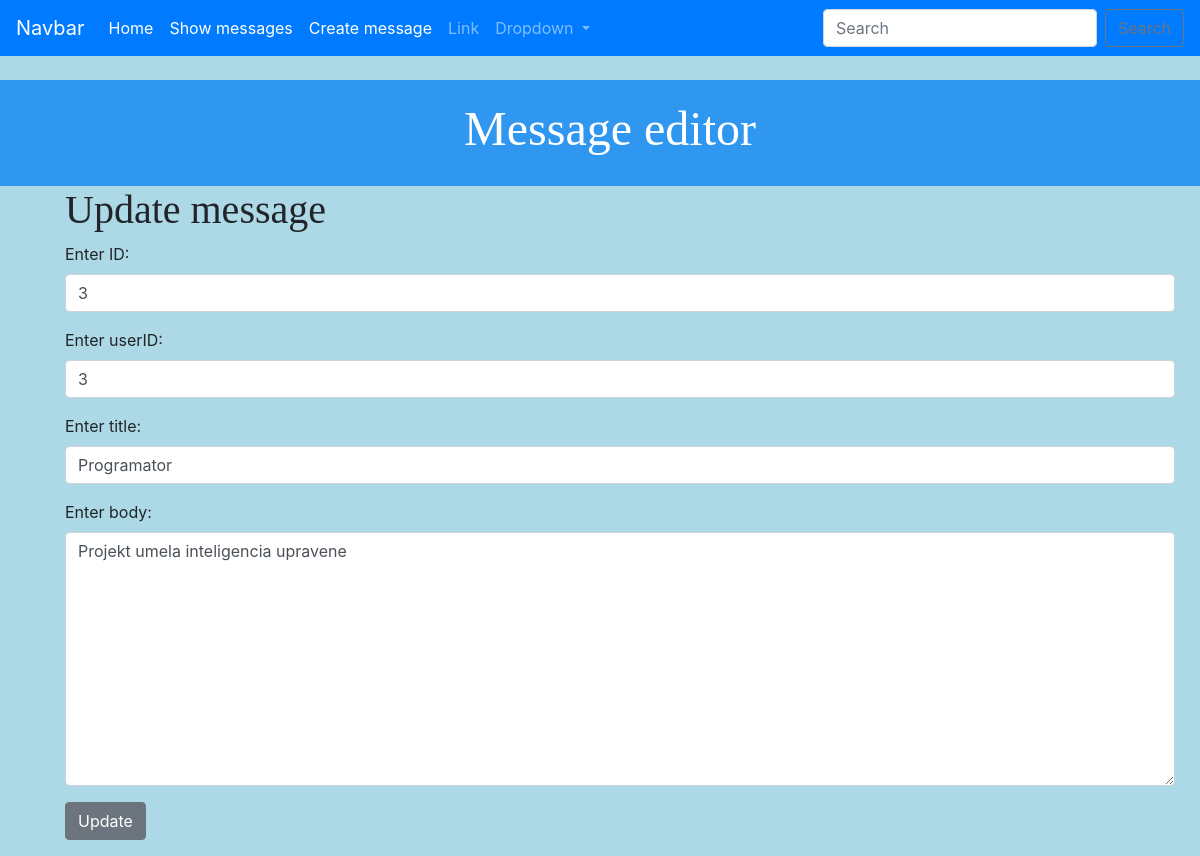
Screenshot of /message_editor/update_message/3 with the database file from the repository.
### message_editor/models.py (models this page shows, shortened)
class Message(models.Model):
    id = models.PositiveIntegerField(primary_key=True)
    userId = models.IntegerField()
    title = models.CharField(max_length=200)
    body = models.CharField(max_length=200)

### message_editor/views.py (the view)
# urls.py: path('update_message/<id>', views.update_message, name='update-message'),
def update_message(request, id):
    message = Message.objects.get(pk = id)
    form = MessageForm(request.POST or None, instance = message)
    if form.is_valid():
        form.save()
        return redirect('messages')
    return render(request, 'message_editor/update_message.html', {'message': message, 'form':form})

### message_editor/forms.py
class MessageForm(forms.ModelForm):
    class Meta:
        model = Message
        fields=["id", "userId", "title", "body"]
        labels = {
            'id': 'Enter ID',
            'userId': 'Enter userID' ,
            'title': 'Enter title',
            'body': 'Enter body'
        }
        widgets = {
            'id': forms.TextInput(attrs={'class':'form-control', 'placeholder': 'ID' }),
            'userId': forms.TextInput(attrs={'class':'form-control','placeholder': 'userID'}),
            'title': forms.TextInput(attrs={'class':'form-control','placeholder': 'title'}),
             'body':forms.Textarea(attrs={'class':'form-control','placeholder':'body'})
        }

### message_editor/templates/message_editor/update_message.html (shortened to what this page needs)
{% extends 'message_editor/base.html' %}
{% block content %}
<h1>Update message</h1>
<form action="" method="POST">
    {{form.as_p}}
 <input type="submit" value = "Update" class = "btn btn-secondary">
{% endblock %}

### message_editor/static/css/message_editor.css (style rules this page uses)
body { background-color: lightblue; }
h1, h2, h3, h4 { font-family: 'Times New Roman', Serif; }

### rows the page displays
Message: id "3", userId "3", title "Programator", body "Projekt umela inteligencia upravene"
